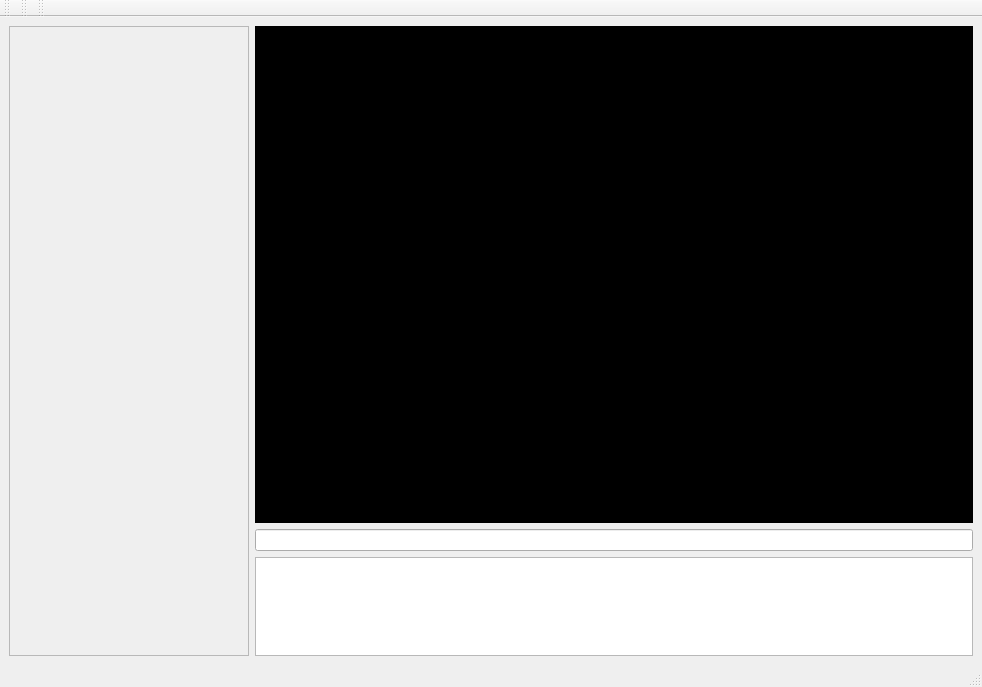
<?xml version="1.0" encoding="UTF-8"?>
<ui version="4.0">
 <class>MainWindow</class>
 <widget class="QMainWindow" name="MainWindow">
  <property name="geometry">
   <rect>
    <x>0</x>
    <y>0</y>
    <width>982</width>
    <height>687</height>
   </rect>
  </property>
  <property name="windowTitle">
   <string>MainWindow</string>
  </property>
  <widget class="QWidget" name="centralwidget">
   <property name="sizePolicy">
    <sizepolicy hsizetype="Preferred" vsizetype="Preferred">
     <horstretch>0</horstretch>
     <verstretch>0</verstretch>
    </sizepolicy>
   </property>
   <layout class="QGridLayout" name="gridLayout">
    <item row="0" column="0">
     <layout class="QHBoxLayout" name="horizontalLayout" stretch="1,3">
      <property name="sizeConstraint">
       <enum>QLayout::SetDefaultConstraint</enum>
      </property>
      <item>
       <widget class="QScrollArea" name="scrollArea_loadedSlides">
        <property name="sizePolicy">
         <sizepolicy hsizetype="Preferred" vsizetype="Preferred">
          <horstretch>0</horstretch>
          <verstretch>0</verstretch>
         </sizepolicy>
        </property>
        <property name="widgetResizable">
         <bool>true</bool>
        </property>
        <widget class="QWidget" name="scrollAreaWidgetContents">
         <property name="geometry">
          <rect>
           <x>0</x>
           <y>0</y>
           <width>235</width>
           <height>609</height>
          </rect>
         </property>
        </widget>
       </widget>
      </item>
      <item>
       <layout class="QVBoxLayout" name="verticalLayout" stretch="10,1,2">
        <item>
         <widget class="QLabel" name="label_selectedSlide">
          <property name="sizePolicy">
           <sizepolicy hsizetype="Preferred" vsizetype="Preferred">
            <horstretch>0</horstretch>
            <verstretch>0</verstretch>
           </sizepolicy>
          </property>
          <property name="styleSheet">
           <string notr="true">background-color: rgb(0, 0, 0);</string>
          </property>
          <property name="text">
           <string/>
          </property>
         </widget>
        </item>
        <item>
         <widget class="QLineEdit" name="lineEdit_slideTitle"/>
        </item>
        <item>
         <widget class="QTextEdit" name="textEdit_slideDescription"/>
        </item>
       </layout>
      </item>
     </layout>
    </item>
   </layout>
  </widget>
  <widget class="QMenuBar" name="menubar">
   <property name="geometry">
    <rect>
     <x>0</x>
     <y>0</y>
     <width>982</width>
     <height>20</height>
    </rect>
   </property>
  </widget>
  <widget class="QStatusBar" name="statusbar"/>
  <widget class="QToolBar" name="toolBar_menu">
   <property name="windowTitle">
    <string>toolBar</string>
   </property>
   <attribute name="toolBarArea">
    <enum>TopToolBarArea</enum>
   </attribute>
   <attribute name="toolBarBreak">
    <bool>false</bool>
   </attribute>
  </widget>
  <widget class="QToolBar" name="toolBar_tools">
   <property name="windowTitle">
    <string>toolBar</string>
   </property>
   <attribute name="toolBarArea">
    <enum>TopToolBarArea</enum>
   </attribute>
   <attribute name="toolBarBreak">
    <bool>false</bool>
   </attribute>
  </widget>
  <widget class="QToolBar" name="toolBar_style">
   <property name="windowTitle">
    <string>toolBar</string>
   </property>
   <attribute name="toolBarArea">
    <enum>TopToolBarArea</enum>
   </attribute>
   <attribute name="toolBarBreak">
    <bool>false</bool>
   </attribute>
  </widget>
 </widget>
 <resources/>
 <connections/>
</ui>
